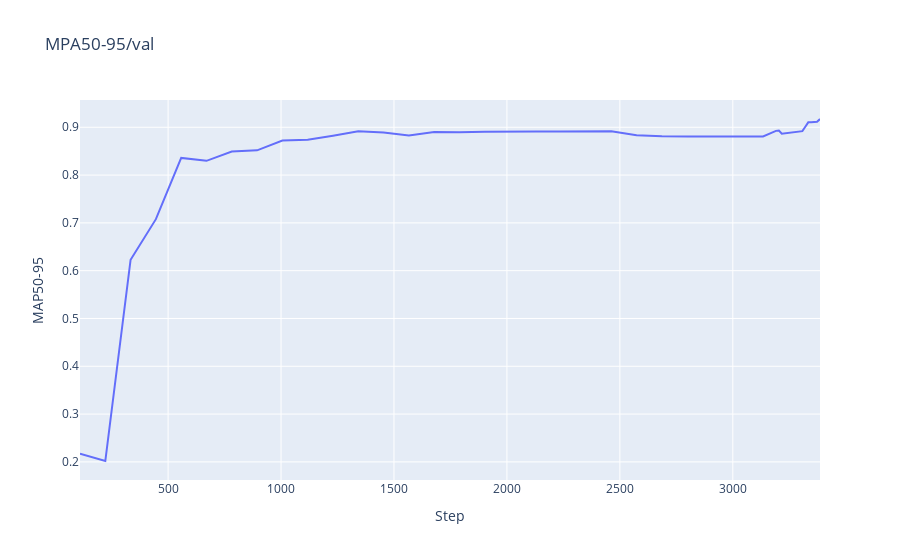

The notebook cell saved with this chart:
### Code cell
import plotly.express as px
fig = px.line(metax, x="Step", y="MAP50-95", title='MPA50-95/val')
fig.show()

### Figure 1 — Plotly figure (JSON) as saved in the notebook; plotly's stock layout.template omitted (floating-point values rounded to 4 significant figures)
{"data": [{"hovertemplate": "Step=%{x}<br>MAP50-95=%{y}<extra></extra>", "legendgroup": "", "line": {"color": "#636efa", "dash": "solid"}, "marker": {"symbol": "circle"}, "mode": "lines", "name": "", "orientation": "v", "showlegend": false, "type": "scatter", "x": [110, 222, 334, 446, 558, 670, 782, 894, 1006, 1118, 1230, 1342, 1454, 1566, 1678, 1790, 1902, 2014, 2126, 2238, 2350, 2462, 2574, 2686, 2798, 2910, 3022, 3134, 3191, 3204, 3217, 3230, 3243, 3256, 3269, 3282, 3295, 3308, 3321, 3334, 3347, 3360, 3373, 3386], "xaxis": "x", "y": [0.2173, 0.2018, 0.6229, 0.7078, 0.8359, 0.8298, 0.8492, 0.8517, 0.8724, 0.8737, 0.8822, 0.8918, 0.8889, 0.8827, 0.89, 0.8895, 0.8907, 0.8915, 0.8912, 0.891, 0.8914, 0.8916, 0.8833, 0.8812, 0.8809, 0.881, 0.8814, 0.8809, 0.8925, 0.8933, 0.8865, 0.8872, 0.8885, 0.8893, 0.8892, 0.8905, 0.8912, 0.892, 0.9013, 0.9104, 0.9104, 0.9111, 0.9114, 0.9173], "yaxis": "y"}], "layout": {"legend": {"tracegroupgap": 0}, "title": {"text": "MPA50-95/val"}, "xaxis": {"anchor": "y", "domain": [0, 1], "title": {"text": "Step"}}, "yaxis": {"anchor": "x", "domain": [0, 1], "title": {"text": "MAP50-95"}}}}
